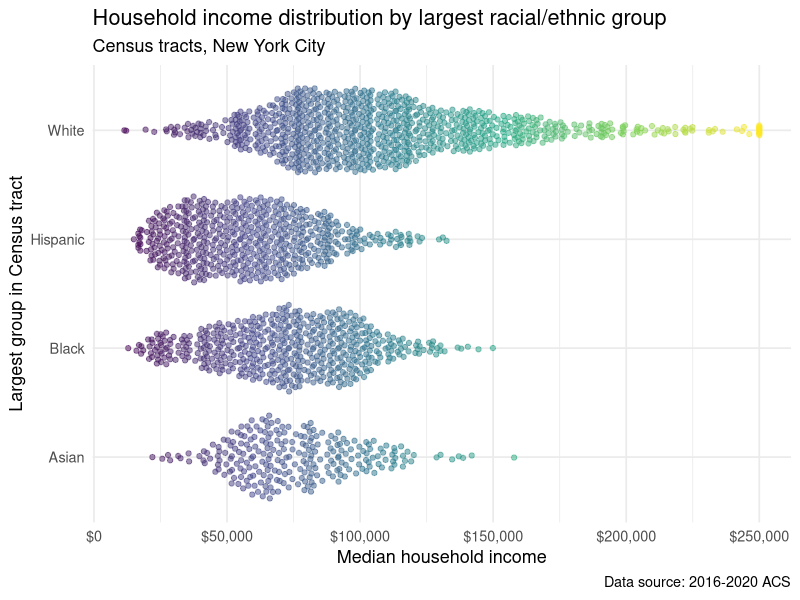

R code for this plot:
## ---- chunk 1
#| echo: false
#| message: false
library(tidyverse)
library(ggbeeswarm)

x <- read_csv("data/nyc_tracts.csv", show_col_types = FALSE)

x |> 
  drop_na() |> 
  ggplot(aes(x = race, y = med_income, color = med_income)) +
    geom_quasirandom(alpha = 0.5) + 
    coord_flip() + 
    theme_minimal(base_size = 13) + 
    scale_color_viridis_c(guide = "none") + 
    scale_y_continuous(labels = scales::label_dollar()) + 
    labs(x = "Largest group in Census tract", 
         y = "Median household income", 
         title = "Household income distribution by largest racial/ethnic group", 
         subtitle = "Census tracts, New York City", 
         caption = "Data source: 2016-2020 ACS")
